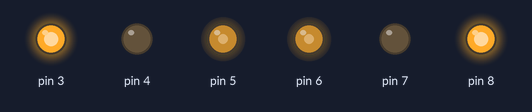
Recording of a sketch running on a simulated Arduino Uno, built with avr-gcc and run on an emulated ATmega328P. On the bench: output pins drawn as LEDs (lit = HIGH).

Above: at 0.05 s.
At 2.0 s:
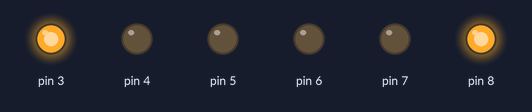
Timing chart, 0 to 3.0 s (numbered marks = the images above):
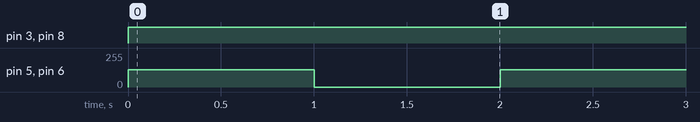

The sketch:

car_simple.ino
```cpp
void setup() {
    pinMode(3, OUTPUT);
    pinMode(4, OUTPUT);
    pinMode(5, OUTPUT);
    pinMode(6, OUTPUT);
    pinMode(7, OUTPUT);
    pinMode(8, OUTPUT);
}

void loop() {
    // 控制馬達1
    digitalWrite(3, HIGH);
    digitalWrite(4, LOW);
    analogWrite(5, 128);

    // 控制馬達2
    digitalWrite(8, HIGH);
    digitalWrite(7, LOW);
    analogWrite(6, 128);

    delay(1000);


    // 控制馬達1
    digitalWrite(3, HIGH);
    digitalWrite(4, LOW);
    analogWrite(5, 0);

    // 控制馬達2
    digitalWrite(8, HIGH);
    digitalWrite(7, LOW);
    analogWrite(6, 0);

    delay(1000);
}
```

Measured:
- by itself, pin 3, pin 8: LOW → HIGH at 0.00 s
- by itself, pin 5, pin 6: alternates 128/255 for 1.0 s and 0/255 for 1.0 s
